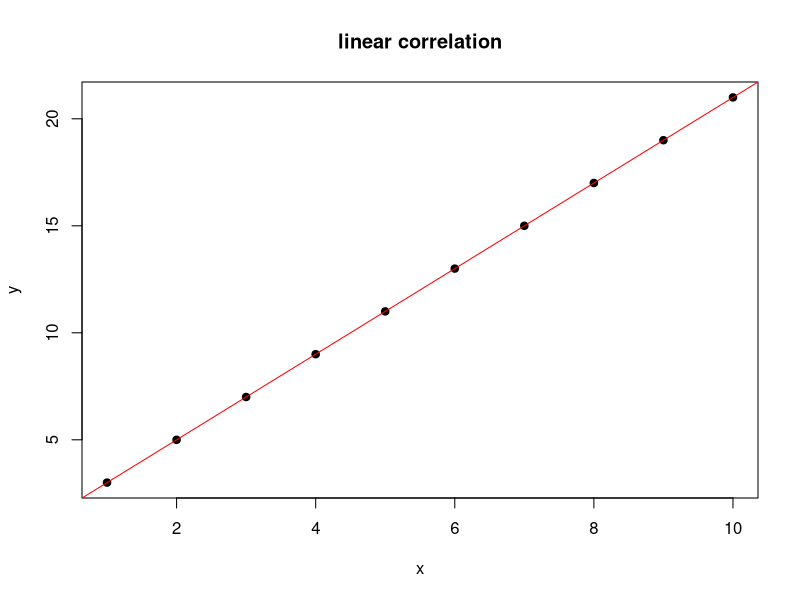

Write the R code that produced this figure.
x <- c(1, 2, 3, 4, 5, 6, 7, 8, 9, 10)
y <- c(3, 5, 7, 9, 11, 13, 15, 17, 19, 21)
#data frame
df <- data.frame(x = x, y = y)
print(df)
#easy data visualization
plot(x, y, main = "linear correlation", xlab = "x", ylab = "y", pch = 19)
abline(lm (y  ~ x), col = "red")